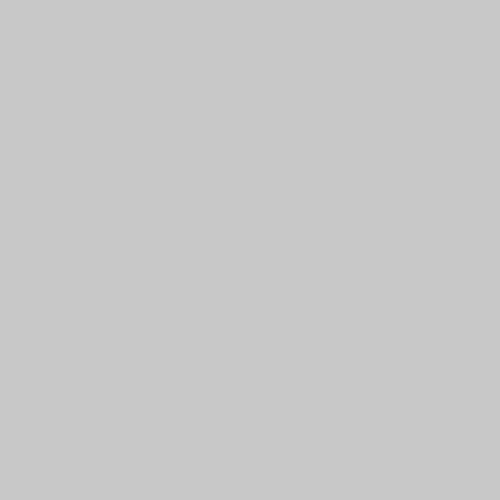
Frame 1 (no input)
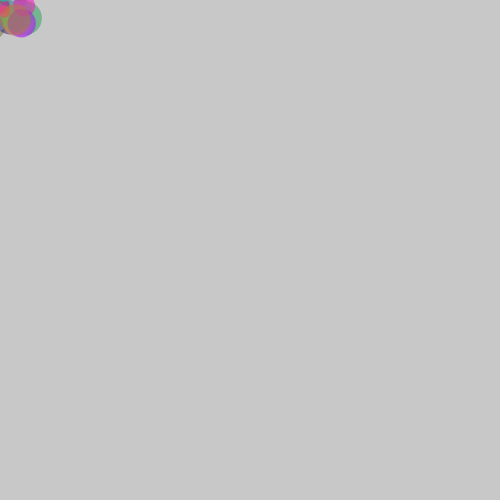
Frame 60 (no input)
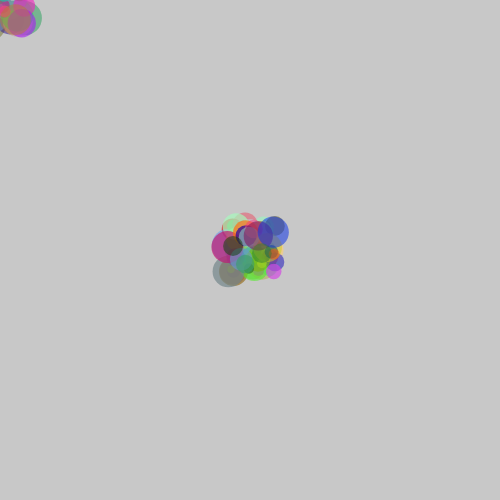
Frame 120 (the mouse pressed at the canvas centre since frame 60)

The p5.js sketch that drew these frames (run headless with seeded random() and noise() and a simulated clock; from frame 60 on, the mouse is pressed at the canvas centre):

// p5.js sketch
// ── sketch.js
let state = "circle";
function setup() {
    createCanvas(500, 500);
    background(200, 200, 200);
 }
  
function draw() {
   let r = random(0, 255);
   let g = random(0, 255);
   let b = random(0, 255);
   let opacity = random (120, 180);
   fill(r, g, b, opacity);
   noStroke();
  
   let size = random(5, 35);
   let offSetX = random(-25, 25);
   let offSetY = random(-25, 25);
   if(state == "circle"){
        ellipse(mouseX + offSetX, mouseY + offSetY, size, size);
   } else if (state == "square"){
        rect(mouseX + offSetX, mouseY + offSetY, size, size);   
   }else if (state == "triangle"){
        triangle(mouseX, mouseY, mouseX - size, mouseY + size,mouseX + size, mouseY + size);
   }
}

  
function mouseClicked() {
   if(state == "circle"){
       state = "square";
   }else if (state == "square"){
       state = "triangle";
   }else if (state == "triangle"){
       state = "circle";
   }
}
 
